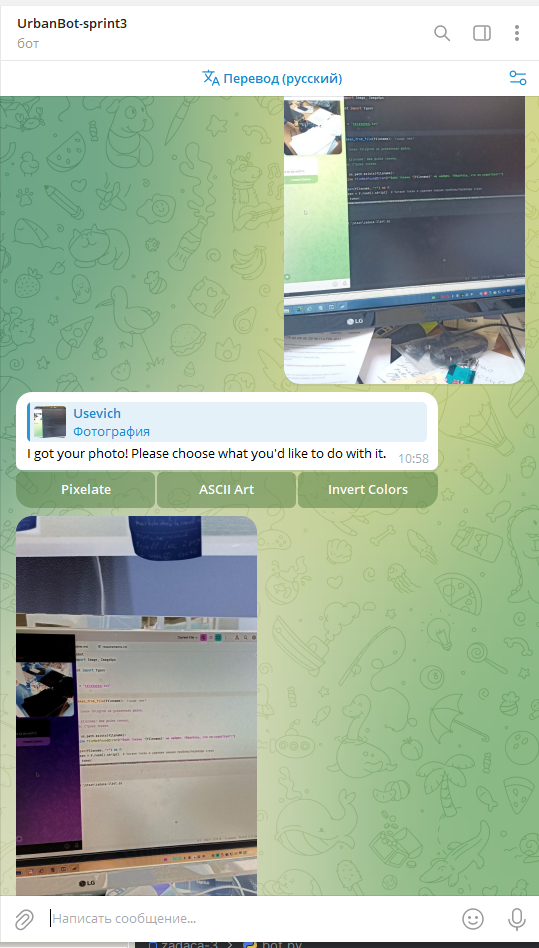
#> input picture telebot.png, 539 x 948 px
$ python -i bot.py   (imports and definitions only)
#> lines starting #> are read from the running program, lines starting #| are printed output that depends on the picture
import telebot
from PIL import Image, ImageOps
import io
from telebot import types
import os
import random

TOKEN_FILE = "teletoken.txt"
JOKES = [
    "Какая разница между собакой и министром? Собака не брешет, когда сидит!",
    "Программист заходит в бар, заказывает 1 пиво, потом еще 10, потом 111, а дальше бартендер спрашивает:"
    " у вас все с системой чисел OК?",
    "Если у вас плохое настроение – просто встаньте, подходите к розетке и... отключайте Wi-Fi у соседа.",
    "Говорят, лучший багрепорт — это тот, который никто не видит. Значит, просто надо его называть ‘Expected Behaviour’.",
    "– Привет! Как дела? \n– if (happy == true) then (me.happy = true).",
    "Жена программиста: Купи хлеба, а если есть яйца, то десяток.\nПрограммист вернулся с десятью буханками хлеба.",
]

def read_token_from_file(filename):
    """
    Читает токен Telegram из указанного файла.

    :param filename: Имя файла токена.
    :return: Строка токена.
    """
    if not os.path.exists(filename):
        raise FileNotFoundError(f"Файл токена '{filename}' не найден. Убедитесь, что он существует!")

    with open(filename, "r") as f:
        token = f.read().strip()  # Читаем токен и удаляем лишние пробелы/переводы строк
    if not token:
        raise ValueError(f"Файл '{filename}' пуст. Убедитесь, что токен записан в файл.")
    return token


# Считываем токен из файла
# [1 line that did not run here, left out]

# [1 line that did not run here, left out]

user_states = {}  # тут будем хранить информацию о действиях пользователя

# набор символов из которых составляем изображение
ASCII_CHARS = '@%#*+=-:. '


# [214 lines left out: functions resize_image, grayify, image_to_ascii, pixels_to_ascii, pixelate_image, send_welcome and 6 more, not called in this run]

def invert_colors(image):
    """
    Инвертирует цвета изображения.

    :param image: Исходное изображение (PIL.Image).
    :return: Изображение с инвертированными цветами (PIL.Image).
    """
    if image.mode == 'RGBA':
        # Для прозрачных изображений обработка немного отличается
        r, g, b, a = image.split()
        rgb_image = Image.merge("RGB", (r, g, b))
        inverted = ImageOps.invert(rgb_image)
        r, g, b = inverted.split()
        return Image.merge("RGBA", (r, g, b, a))
    elif image.mode == 'RGB':
        return ImageOps.invert(image)
    else:
        raise ValueError("Unsupported image mode for inversion!")  # Обработка других режимов изображения

# [173 lines left out: functions invert_and_send, mirror_image, mirror_and_send, convert_to_heatmap, heatmap_and_send, resize_for_sticker and 2 more, not called in this run]


# [1 line not run here, left out]

>>> from PIL import Image
>>> picture = Image.open('telebot.png')
#> picture is the input picture: PIL image 539x948 RGB; mean R, G, B 165.5, 181.8, 161.2
>>> result = invert_colors(picture)
#> in invert_colors, `return ImageOps.invert(image)`:
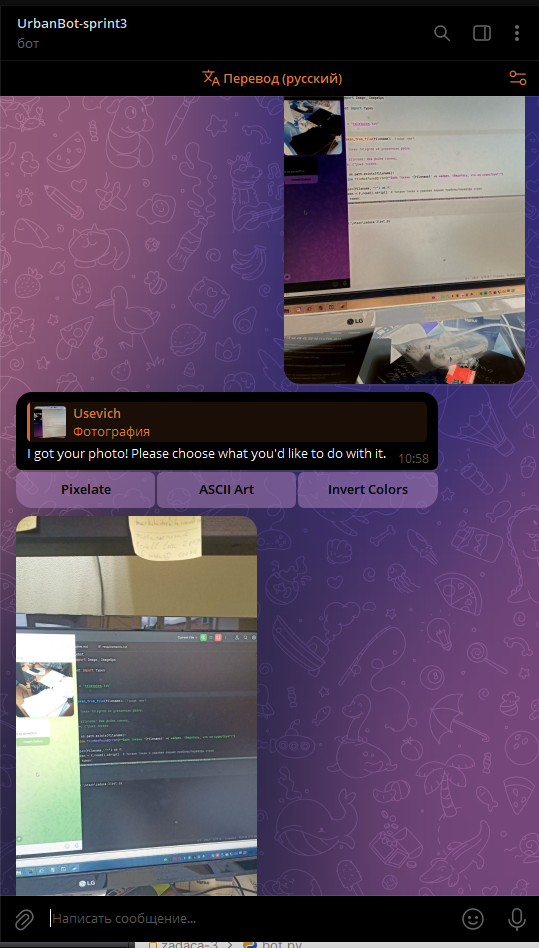
#> returned value: PIL image 539x948 RGB; mean R, G, B 89.5, 73.2, 93.8
